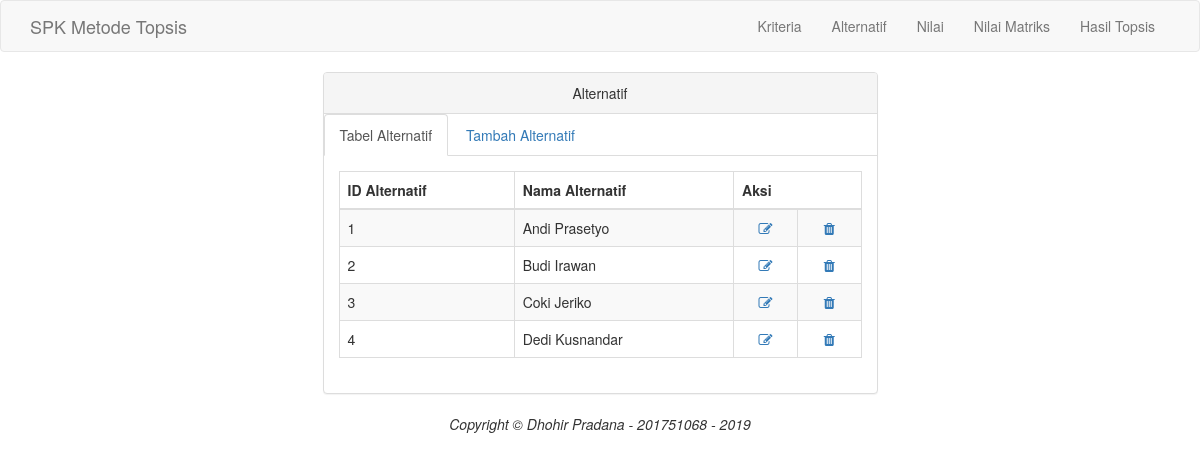
The page /alternatif.php on the database its author committed.
### tables this page shows
CREATE TABLE `tab_alternatif` (
  `id_alternatif` varchar(10) NOT NULL,
  `nama_alternatif` varchar(50) NOT NULL
);

### alternatif.php (the view, shortened to what this page needs)
<?php
include ("koneksi1.php");
 ?>
<!DOCTYPE html>
<html>
  <head>
    <link href="tampilan/css/bootstrap.min.css" rel="stylesheet">
    <link href="tampilan/font-awesome/css/font-awesome.min.css" rel="stylesheet" type="text/css">
  </head>
  <body>
    <nav class="navbar navbar-default navbar-custom">
      <div class="container">
        <div class="navbar-header">
          <a class="navbar-brand" href="index.php">SPK Metode Topsis</a>
        </div>
        <div class="collapse navbar-collapse">
          <ul class="nav navbar-nav navbar-right">
            <li>
              <a href="kriteria.php">Kriteria</a>
            </li>
            <li>
              <a href="alternatif.php">Alternatif</a>
            </li>
            <li>
              <a href="poin.php">Nilai</a>
            </li>
            <li>
              <a href="nilmat.php">Nilai Matriks</a>
            </li>
            <li>
              <a href="hastop.php">Hasil Topsis</a>
            </li>
          </ul>
        </div>
      </div>
    </nav>
    <div class="container">
      <div class="row">
        <div class="col-lg-6 col-lg-offset-3">
            <div class="panel panel-default">
                <div class="panel-heading text-center">
                    Alternatif
                </div>
                <ul class="nav nav-tabs">
                    <li class="active">
                      <a href="alternatif.php" data-toggle="tab">Tabel Alternatif</a>
                    </li>
                    <li>
                      <a href="alternatiftambah.php" data-toggle="tab">Tambah Alternatif</a>
                    </li>
                </ul>
                <div class="panel-body">
                    <div class="tab-content">
                      <div class="">
                        <table class="table table-striped table-bordered table-hover">
                          <thead >
                            <tr>
                              <th>ID Alternatif</th>
                              <th>Nama Alternatif</th>
                              <th colspan="2">Aksi</th>
                            </tr>
                          </thead>
                          <tbody>
                            <?php
                            $sql = $koneksi->query('SELECT * FROM tab_alternatif');
                            while ($row = $sql->fetch_array()) {
                            ?>
                            <tr>
                              <td><?php echo $row[0] ?></td>
                              <td><?php echo $row[1] ?></td>
                              <td align="center"><a href="editalternatif.php?id_alternatif=<?php echo $row['id_alternatif'] ?>"><i class="fa fa-edit fa-fw"></i> </td>
                              <td align="center"><a href="hapusalternatif.php?id_alternatif=<?php echo $row['id_alternatif'] ?>"><i class="fa fa-trash fa-fw"></i> </td>
                            </tr>
                            <?php } ?>
                          </tbody>
                        </table>
                      </div>
                    </div>
                </div>
            </div>
        </div>
      </div>
    </div>
    <footer class="text-center">
      <div class="footer-below">
        <div class="container">
          <div class="row">
            <div class="col-lg-12">
              <em>Copyright &copy; Dhohir Pradana - 201751068 - 2019</em>
            </div>
          </div>
        </div>
      </div>
    </footer>
  </body>
</html>

### rows shown on the page
tab_alternatif: id_alternatif "1", nama_alternatif "Andi Prasetyo"
tab_alternatif: id_alternatif "2", nama_alternatif "Budi Irawan"
tab_alternatif: id_alternatif "3", nama_alternatif "Coki Jeriko"
tab_alternatif: id_alternatif "4", nama_alternatif "Dedi Kusnandar"
